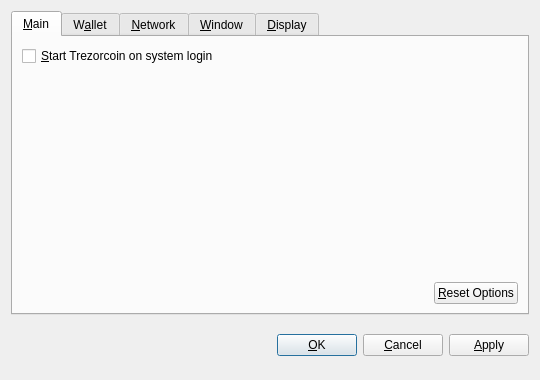
<?xml version="1.0" encoding="UTF-8"?>
<ui version="4.0">
 <class>OptionsDialog</class>
 <widget class="QDialog" name="OptionsDialog">
  <property name="geometry">
   <rect>
    <x>0</x>
    <y>0</y>
    <width>540</width>
    <height>380</height>
   </rect>
  </property>
  <property name="windowTitle">
   <string>Options</string>
  </property>
  <property name="modal">
   <bool>true</bool>
  </property>
  <layout class="QVBoxLayout" name="verticalLayout">
   <item>
    <widget class="QTabWidget" name="tabWidget">
     <property name="tabPosition">
      <enum>QTabWidget::North</enum>
     </property>
     <property name="currentIndex">
      <number>0</number>
     </property>
     <widget class="QWidget" name="tabMain">
      <attribute name="title">
       <string>&amp;Main</string>
      </attribute>
      <layout class="QVBoxLayout" name="verticalLayout_Main">
       <item>
        <widget class="QCheckBox" name="bitcoinAtStartup">
         <property name="toolTip">
          <string>Automatically start Trezorcoin after logging in to the system.</string>
         </property>
         <property name="text">
          <string>&amp;Start Trezorcoin on system login</string>
         </property>
        </widget>
       </item>
       <item>
        <spacer name="verticalSpacer_Main">
         <property name="orientation">
          <enum>Qt::Vertical</enum>
         </property>
         <property name="sizeHint" stdset="0">
          <size>
           <width>20</width>
           <height>40</height>
          </size>
         </property>
        </spacer>
       </item>
       <item>
        <layout class="QHBoxLayout" name="horizontalLayout_2_Main">
         <item>
          <spacer name="horizontalSpacer_2_Main">
           <property name="orientation">
            <enum>Qt::Horizontal</enum>
           </property>
           <property name="sizeHint" stdset="0">
            <size>
             <width>40</width>
             <height>20</height>
            </size>
           </property>
          </spacer>
         </item>
         <item>
          <widget class="QPushButton" name="resetButton">
           <property name="toolTip">
            <string>Reset all client options to default.</string>
           </property>
           <property name="text">
            <string>&amp;Reset Options</string>
           </property>
           <property name="autoDefault">
            <bool>false</bool>
           </property>
          </widget>
         </item>
        </layout>
       </item>
      </layout>
     </widget>
     <widget class="QWidget" name="tabWallet">
      <attribute name="title">
       <string>W&amp;allet</string>
      </attribute>
      <layout class="QVBoxLayout" name="verticalLayout_Network">
       <item>
        <widget class="QLabel" name="transactionFeeInfoLabel">
         <property name="text">
          <string>Optional transaction fee per kB that helps make sure your transactions are processed quickly. Most transactions are 1 kB.</string>
         </property>
         <property name="textFormat">
          <enum>Qt::PlainText</enum>
         </property>
         <property name="wordWrap">
          <bool>true</bool>
         </property>
        </widget>
       </item>
       <item>
        <layout class="QHBoxLayout" name="horizontalLayout_1_Main">
         <item>
          <widget class="QLabel" name="transactionFeeLabel">
           <property name="text">
            <string>Pay transaction &amp;fee</string>
           </property>
           <property name="textFormat">
            <enum>Qt::PlainText</enum>
           </property>
           <property name="buddy">
            <cstring>transactionFee</cstring>
           </property>
          </widget>
         </item>
         <item>
          <widget class="BitcoinAmountField" name="transactionFee"/>
         </item>
         <item>
          <spacer name="horizontalSpacer_1_Main">
           <property name="orientation">
            <enum>Qt::Horizontal</enum>
           </property>
           <property name="sizeHint" stdset="0">
            <size>
             <width>40</width>
             <height>20</height>
            </size>
           </property>
          </spacer>
         </item>
        </layout>
       </item>
       <item>
        <widget class="QLabel" name="label">
         <property name="text">
          <string>If you disable the spending of unconfirmed change, the change from a transaction cannot be used until that transaction has at least one confirmation. This also affects how your balance is computed.</string>
         </property>
         <property name="wordWrap">
          <bool>true</bool>
         </property>
        </widget>
       </item>
       <item>
        <widget class="QCheckBox" name="spendZeroConfChange">
         <property name="text">
          <string>Spend unconfirmed change  (experts only)</string>
         </property>
        </widget>
       </item>
       <item>
        <spacer name="verticalSpacer">
         <property name="orientation">
          <enum>Qt::Vertical</enum>
         </property>
         <property name="sizeHint" stdset="0">
          <size>
           <width>20</width>
           <height>40</height>
          </size>
         </property>
        </spacer>
       </item>
      </layout>
     </widget>
     <widget class="QWidget" name="tabNetwork">
      <attribute name="title">
       <string>&amp;Network</string>
      </attribute>
      <layout class="QVBoxLayout" name="verticalLayout_Network">
       <item>
        <widget class="QCheckBox" name="mapPortUpnp">
         <property name="toolTip">
          <string>Automatically open the Trezorcoin client port on the router. This only works when your router supports UPnP and it is enabled.</string>
         </property>
         <property name="text">
          <string>Map port using &amp;UPnP</string>
         </property>
        </widget>
       </item>
       <item>
        <widget class="QCheckBox" name="connectSocks">
         <property name="toolTip">
          <string>Connect to the Trezorcoin network through a SOCKS proxy (e.g. when connecting through Tor).</string>
         </property>
         <property name="text">
          <string>&amp;Connect through SOCKS proxy:</string>
         </property>
        </widget>
       </item>
       <item>
        <layout class="QHBoxLayout" name="horizontalLayout_Network">
         <item>
          <widget class="QLabel" name="proxyIpLabel">
           <property name="text">
            <string>Proxy &amp;IP:</string>
           </property>
           <property name="textFormat">
            <enum>Qt::PlainText</enum>
           </property>
           <property name="buddy">
            <cstring>proxyIp</cstring>
           </property>
          </widget>
         </item>
         <item>
          <widget class="QValidatedLineEdit" name="proxyIp">
           <property name="maximumSize">
            <size>
             <width>140</width>
             <height>16777215</height>
            </size>
           </property>
           <property name="toolTip">
            <string>IP address of the proxy (e.g. 127.0.0.1)</string>
           </property>
          </widget>
         </item>
         <item>
          <widget class="QLabel" name="proxyPortLabel">
           <property name="text">
            <string>&amp;Port:</string>
           </property>
           <property name="textFormat">
            <enum>Qt::PlainText</enum>
           </property>
           <property name="buddy">
            <cstring>proxyPort</cstring>
           </property>
          </widget>
         </item>
         <item>
          <widget class="QLineEdit" name="proxyPort">
           <property name="maximumSize">
            <size>
             <width>55</width>
             <height>16777215</height>
            </size>
           </property>
           <property name="toolTip">
            <string>Port of the proxy (e.g. 9050)</string>
           </property>
          </widget>
         </item>
         <item>
          <widget class="QLabel" name="socksVersionLabel">
           <property name="text">
            <string>SOCKS &amp;Version:</string>
           </property>
           <property name="textFormat">
            <enum>Qt::PlainText</enum>
           </property>
           <property name="buddy">
            <cstring>socksVersion</cstring>
           </property>
          </widget>
         </item>
         <item>
          <widget class="QValueComboBox" name="socksVersion">
           <property name="toolTip">
            <string>SOCKS version of the proxy (e.g. 5)</string>
           </property>
          </widget>
         </item>
         <item>
          <spacer name="horizontalSpacer_Network">
           <property name="orientation">
            <enum>Qt::Horizontal</enum>
           </property>
           <property name="sizeHint" stdset="0">
            <size>
             <width>40</width>
             <height>20</height>
            </size>
           </property>
          </spacer>
         </item>
        </layout>
       </item>
       <item>
        <spacer name="verticalSpacer_Network">
         <property name="orientation">
          <enum>Qt::Vertical</enum>
         </property>
         <property name="sizeHint" stdset="0">
          <size>
           <width>20</width>
           <height>40</height>
          </size>
         </property>
        </spacer>
       </item>
      </layout>
     </widget>
     <widget class="QWidget" name="tabWindow">
      <attribute name="title">
       <string>&amp;Window</string>
      </attribute>
      <layout class="QVBoxLayout" name="verticalLayout_Window">
       <item>
        <widget class="QCheckBox" name="minimizeToTray">
         <property name="toolTip">
          <string>Show only a tray icon after minimizing the window.</string>
         </property>
         <property name="text">
          <string>&amp;Minimize to the tray instead of the taskbar</string>
         </property>
        </widget>
       </item>
       <item>
        <widget class="QCheckBox" name="minimizeOnClose">
         <property name="toolTip">
          <string>Minimize instead of exit the application when the window is closed. When this option is enabled, the application will be closed only after selecting Quit in the menu.</string>
         </property>
         <property name="text">
          <string>M&amp;inimize on close</string>
         </property>
        </widget>
       </item>
       <item>
        <spacer name="verticalSpacer_Window">
         <property name="orientation">
          <enum>Qt::Vertical</enum>
         </property>
         <property name="sizeHint" stdset="0">
          <size>
           <width>20</width>
           <height>40</height>
          </size>
         </property>
        </spacer>
       </item>
      </layout>
     </widget>
     <widget class="QWidget" name="tabDisplay">
      <attribute name="title">
       <string>&amp;Display</string>
      </attribute>
      <layout class="QVBoxLayout" name="verticalLayout_Display">
       <item>
        <layout class="QHBoxLayout" name="horizontalLayout_1_Display">
         <item>
          <widget class="QLabel" name="langLabel">
           <property name="text">
            <string>User Interface &amp;language:</string>
           </property>
           <property name="textFormat">
            <enum>Qt::PlainText</enum>
           </property>
           <property name="buddy">
            <cstring>lang</cstring>
           </property>
          </widget>
         </item>
         <item>
          <widget class="QValueComboBox" name="lang">
           <property name="toolTip">
            <string>The user interface language can be set here. This setting will take effect after restarting Trezorcoin.</string>
           </property>
          </widget>
         </item>
        </layout>
       </item>
       <item>
        <layout class="QHBoxLayout" name="horizontalLayout_2_Display">
         <item>
          <widget class="QLabel" name="unitLabel">
           <property name="text">
            <string>&amp;Unit to show amounts in:</string>
           </property>
           <property name="textFormat">
            <enum>Qt::PlainText</enum>
           </property>
           <property name="buddy">
            <cstring>unit</cstring>
           </property>
          </widget>
         </item>
         <item>
          <widget class="QValueComboBox" name="unit">
           <property name="toolTip">
            <string>Choose the default subdivision unit to show in the interface and when sending coins.</string>
           </property>
          </widget>
         </item>
        </layout>
       </item>
       <item>
        <widget class="QCheckBox" name="displayAddresses">
         <property name="toolTip">
          <string>Whether to show Trezorcoin addresses in the transaction list or not.</string>
         </property>
         <property name="text">
          <string>&amp;Display addresses in transaction list</string>
         </property>
        </widget>
       </item>
       <item>
        <widget class="QCheckBox" name="coinControlFeatures">
         <property name="toolTip">
          <string>Whether to show coin control features or not.</string>
         </property>
         <property name="text">
          <string>Display coin &amp;control features (experts only!)</string>
         </property>
        </widget>
       </item>
       <item>
        <spacer name="verticalSpacer_Display">
         <property name="orientation">
          <enum>Qt::Vertical</enum>
         </property>
         <property name="sizeHint" stdset="0">
          <size>
           <width>20</width>
           <height>40</height>
          </size>
         </property>
        </spacer>
       </item>
      </layout>
     </widget>
    </widget>
   </item>
   <item>
    <layout class="QHBoxLayout" name="horizontalLayout_Buttons">
     <item>
      <spacer name="horizontalSpacer_1">
       <property name="orientation">
        <enum>Qt::Horizontal</enum>
       </property>
       <property name="sizeHint" stdset="0">
        <size>
         <width>40</width>
         <height>48</height>
        </size>
       </property>
      </spacer>
     </item>
     <item>
      <widget class="QLabel" name="statusLabel">
       <property name="font">
        <font>
         <weight>75</weight>
         <bold>true</bold>
        </font>
       </property>
       <property name="text">
        <string/>
       </property>
       <property name="textFormat">
        <enum>Qt::PlainText</enum>
       </property>
       <property name="wordWrap">
        <bool>true</bool>
       </property>
      </widget>
     </item>
     <item>
      <spacer name="horizontalSpacer_2">
       <property name="orientation">
        <enum>Qt::Horizontal</enum>
       </property>
       <property name="sizeHint" stdset="0">
        <size>
         <width>40</width>
         <height>48</height>
        </size>
       </property>
      </spacer>
     </item>
     <item>
      <widget class="QPushButton" name="okButton">
       <property name="text">
        <string>&amp;OK</string>
       </property>
      </widget>
     </item>
     <item>
      <widget class="QPushButton" name="cancelButton">
       <property name="text">
        <string>&amp;Cancel</string>
       </property>
       <property name="autoDefault">
        <bool>false</bool>
       </property>
      </widget>
     </item>
     <item>
      <widget class="QPushButton" name="applyButton">
       <property name="text">
        <string>&amp;Apply</string>
       </property>
       <property name="autoDefault">
        <bool>false</bool>
       </property>
      </widget>
     </item>
    </layout>
   </item>
  </layout>
 </widget>
 <customwidgets>
  <customwidget>
   <class>BitcoinAmountField</class>
   <extends>QSpinBox</extends>
   <header>bitcoinamountfield.h</header>
  </customwidget>
  <customwidget>
   <class>QValueComboBox</class>
   <extends>QComboBox</extends>
   <header>qvaluecombobox.h</header>
  </customwidget>
  <customwidget>
   <class>QValidatedLineEdit</class>
   <extends>QLineEdit</extends>
   <header>qvalidatedlineedit.h</header>
  </customwidget>
 </customwidgets>
 <resources/>
 <connections/>
</ui>
